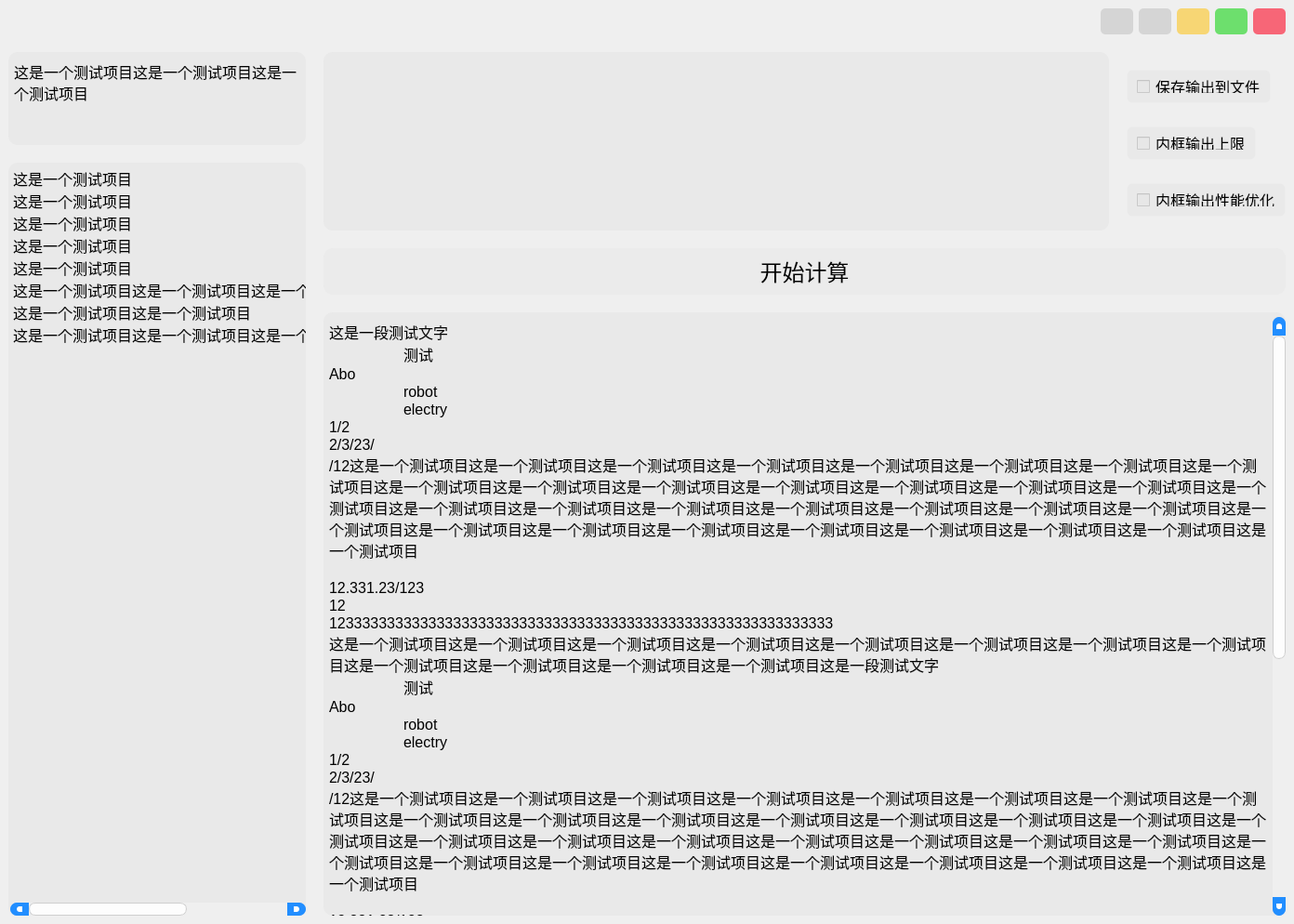
<?xml version="1.0" encoding="UTF-8"?>
<ui version="4.0">
 <class>MainWin</class>
 <widget class="QMainWindow" name="MainWin">
  <property name="geometry">
   <rect>
    <x>0</x>
    <y>0</y>
    <width>1392</width>
    <height>994</height>
   </rect>
  </property>
  <property name="sizePolicy">
   <sizepolicy hsizetype="Preferred" vsizetype="Preferred">
    <horstretch>1</horstretch>
    <verstretch>0</verstretch>
   </sizepolicy>
  </property>
  <property name="windowTitle">
   <string>hpycacular</string>
  </property>
  <property name="windowIcon">
   <iconset resource="main_window_resource.qrc">
    <normaloff>:/ico/icons/ico.ico</normaloff>:/ico/icons/ico.ico</iconset>
  </property>
  <property name="autoFillBackground">
   <bool>false</bool>
  </property>
  <property name="styleSheet">
   <string notr="true">/*QMainWindow{
background-image: url(:/background/images/background3.png);
border-radius: 20px;
}*/

#central_widget{
background-image: url(:/background/images/background3.png);
/*background-image: url(:/background/images/background1_gaussian_blur.png);*/
background-size: cover;
background-repeat: no-repeat;
border-radius: 10px;
}

QTextEdit{
padding-top: 5px;
padding-left: 2px;
background-color: rgba(229, 229, 229, 170);
border-radius: 10px;
}
QPlainTextEdit{
padding-top: 5px;
padding-left: 2px;
background-color: rgba(229, 229, 229, 170);
border-radius: 10px;
}


QListWidget{
padding-top: 5px;
padding-left: 2px;
background-color: rgba(229, 229, 229, 150);
border-radius: 10px;
}


QPushButton{
background-color: rgba(229, 229, 229, 120);
border-radius: 10px;
padding: 7px;
}
QPushButton:hover{
	background-color: rgba(190, 190, 190, 130);
}


QCheckBox {
	background-color: rgba(229, 229, 229, 150);
	border-radius: 6px;
	height: 5px;
	border-style:solid;
	border-width: 1px;
	border-color: transparent;

	color: #000000;
	padding: 10px;
}
QCheckBox:disabled {
	color: #808086;
	padding: 2px;
}
QCheckBox:hover {
	/*padding-left: 1px;
	padding-right: 1px;
	padding-bottom: 1px;
	padding-top: 1px;
	border-width:1px;*/
}
QCheckBox::indicator:checked {
	image: url(:/checked/images/checked.png);
	height: 20px;
	width: 20px;
}
QCheckBox::indicator:unchecked {
	image: url(:/checked/images/unchecked.png);
	height: 20px;
	width: 20px;
}


QProgressBar {
	text-align: center;
	color: rgb(240, 240, 240);
	border-width: 1px; 
	border-radius: 10px;
	border-color: rgb(230, 230, 230);
	border-style: solid;
	background-color:rgb(207,207,207);
}
QProgressBar::chunk {
	background-color: qlineargradient(spread:pad, x1:0.5, y1:1, x2:0.5, y2:0, stop:0 rgba(49, 147, 250, 200), stop:1 rgba(34, 142, 255, 200));
	border-radius: 10px;
}


QScrollBar:horizontal {
	max-height: 20px;
	border: 1px transparent grey;
	margin: 0px 20px 0px 20px;
}
QScrollBar:vertical {
	max-width: 20px;
	border: 1px transparent grey;
	margin: 20px 0px 20px 0px;
}
QScrollBar::handle:horizontal {
	background: rgb(253,253,253);
	border-style: solid;
	border-width: 1px;
	border-color: rgb(207,207,207);
	border-radius: 7px;
	min-width: 25px;
}
QScrollBar::handle:horizontal:hover {
	background: rgb(253,253,253);
	border-style: solid;
	border-width: 1px;
	border-color: rgb(147, 200, 200);
	border-radius: 7px;
	min-width: 25px;
}
QScrollBar::handle:vertical {
	background: rgb(253,253,253);
	border-style: solid;
	border-width: 1px;
	border-color: rgb(207,207,207);
	border-radius: 7px;
	min-height: 25px;
}
QScrollBar::handle:vertical:hover {
	background: rgb(253,253,253);
	border-style: solid;
	border-width: 1px;
	border-color: rgb(147, 200, 200);
	border-radius: 7px;
	min-height: 25px;
}
QScrollBar::add-line:horizontal {
   border: 2px transparent grey;
   border-top-right-radius: 7px;
   border-bottom-right-radius: 7px;
   background: rgba(34, 142, 255, 255);
   width: 20px;
   subcontrol-position: right;
   subcontrol-origin: margin;
}
QScrollBar::add-line:horizontal:pressed {
   border: 2px transparent grey;
   border-top-right-radius: 7px;
   border-bottom-right-radius: 7px;
   background: rgb(181,181,181);
   width: 20px;
   subcontrol-position: right;
   subcontrol-origin: margin;
}
QScrollBar::add-line:vertical {
   border: 2px transparent grey;
   border-bottom-left-radius: 7px;
   border-bottom-right-radius: 7px;
   background: rgba(34, 142, 255, 255);
   height: 20px;
   subcontrol-position: bottom;
   subcontrol-origin: margin;
}
QScrollBar::add-line:vertical:pressed {
   border: 2px transparent grey;
   border-bottom-left-radius: 7px;
   border-bottom-right-radius: 7px;
   background: rgb(181,181,181);
   height: 20px;
   subcontrol-position: bottom;
   subcontrol-origin: margin;
}
QScrollBar::sub-line:horizontal {
   border: 2px transparent grey;
   border-top-left-radius: 7px;
   border-bottom-left-radius: 7px;
   background: rgba(34, 142, 255, 255);
   width: 20px;
   subcontrol-position: left;
   subcontrol-origin: margin;
}
QScrollBar::sub-line:horizontal:pressed {
   border: 2px transparent grey;
   border-top-left-radius: 7px;
   border-bottom-left-radius: 7px;
   background: rgb(181,181,181);
   width: 20px;
   subcontrol-position: left;
   subcontrol-origin: margin;
}
QScrollBar::sub-line:vertical {
   border: 2px transparent grey;
   border-top-left-radius: 7px;
   border-top-right-radius: 7px;
   background: rgba(34, 142, 255, 255);
   height: 20px;
   subcontrol-position: top;
   subcontrol-origin: margin;
}
QScrollBar::sub-line:vertical:pressed {
   border: 2px transparent grey;
   border-top-left-radius: 7px;
   border-top-right-radius: 7px;
   background: rgb(181,181,181);
   height: 20px;
   subcontrol-position: top;
   subcontrol-origin: margin;
}
QScrollBar::left-arrow:horizontal {
   border: 1px transparent grey;
   border-top-left-radius: 3px;
   border-bottom-left-radius: 3px;
   width: 6px;
   height: 6px;
   background: white;
}
QScrollBar::right-arrow:horizontal {
   border: 1px transparent grey;
   border-top-right-radius: 3px;
   border-bottom-right-radius: 3px;
   width: 6px;
   height: 6px;
   background: white;
}
QScrollBar::up-arrow:vertical {
   border: 1px transparent grey;
   border-top-left-radius: 3px;
   border-top-right-radius: 3px;
   width: 6px;
   height: 6px;
   background: white;
}
QScrollBar::down-arrow:vertical {
   border: 1px transparent grey;
   border-bottom-left-radius: 3px;
   border-bottom-right-radius: 3px;
   width: 6px;
   height: 6px;
   background: white;
}
QScrollBar::add-page:horizontal, QScrollBar::sub-page:horizontal {
   background: none;
}
QScrollBar::add-page:vertical, QScrollBar::sub-page:vertical {
   background: none;
}</string>
  </property>
  <property name="unifiedTitleAndToolBarOnMac">
   <bool>false</bool>
  </property>
  <widget class="QWidget" name="central_widget">
   <property name="styleSheet">
    <string notr="true"/>
   </property>
   <layout class="QVBoxLayout" name="verticalLayout_4">
    <item>
     <layout class="QHBoxLayout" name="horizontalLayout">
      <item>
       <widget class="QLabel" name="label_3">
        <property name="sizePolicy">
         <sizepolicy hsizetype="Preferred" vsizetype="Fixed">
          <horstretch>0</horstretch>
          <verstretch>1</verstretch>
         </sizepolicy>
        </property>
        <property name="text">
         <string/>
        </property>
       </widget>
      </item>
      <item>
       <widget class="QPushButton" name="button_about">
        <property name="sizePolicy">
         <sizepolicy hsizetype="Minimum" vsizetype="Minimum">
          <horstretch>0</horstretch>
          <verstretch>1</verstretch>
         </sizepolicy>
        </property>
        <property name="minimumSize">
         <size>
          <width>35</width>
          <height>25</height>
         </size>
        </property>
        <property name="maximumSize">
         <size>
          <width>25</width>
          <height>35</height>
         </size>
        </property>
        <property name="styleSheet">
         <string notr="true">QPushButton{
background:rgb(213, 213, 213);
border-radius:5px;
}
QPushButton:hover{
background-color: rgb(170, 255, 255);
}</string>
        </property>
        <property name="text">
         <string/>
        </property>
        <property name="icon">
         <iconset>
          <normalon>:/ico/icons/ico.ico</normalon>
         </iconset>
        </property>
       </widget>
      </item>
      <item>
       <widget class="QPushButton" name="button_setting">
        <property name="sizePolicy">
         <sizepolicy hsizetype="Minimum" vsizetype="Fixed">
          <horstretch>0</horstretch>
          <verstretch>1</verstretch>
         </sizepolicy>
        </property>
        <property name="maximumSize">
         <size>
          <width>35</width>
          <height>35</height>
         </size>
        </property>
        <property name="styleSheet">
         <string notr="true">QPushButton{
background:rgb(213, 213, 213);
border-radius:5px;
}
QPushButton:hover{
background-color: rgb(170, 255, 255);
}</string>
        </property>
        <property name="text">
         <string/>
        </property>
        <property name="icon">
         <iconset>
          <normalon>:/ico/icons/setting_icon.png</normalon>
         </iconset>
        </property>
       </widget>
      </item>
      <item>
       <widget class="QPushButton" name="button_minimize">
        <property name="sizePolicy">
         <sizepolicy hsizetype="Minimum" vsizetype="Fixed">
          <horstretch>0</horstretch>
          <verstretch>1</verstretch>
         </sizepolicy>
        </property>
        <property name="maximumSize">
         <size>
          <width>35</width>
          <height>35</height>
         </size>
        </property>
        <property name="styleSheet">
         <string notr="true">QPushButton{background:#F7D674;border-radius:5px;}QPushButton:hover{background:yellow;}</string>
        </property>
        <property name="text">
         <string/>
        </property>
       </widget>
      </item>
      <item>
       <widget class="QPushButton" name="button_maximum">
        <property name="sizePolicy">
         <sizepolicy hsizetype="Minimum" vsizetype="Fixed">
          <horstretch>0</horstretch>
          <verstretch>1</verstretch>
         </sizepolicy>
        </property>
        <property name="maximumSize">
         <size>
          <width>35</width>
          <height>35</height>
         </size>
        </property>
        <property name="styleSheet">
         <string notr="true">QPushButton{background:#6DDF6D;border-radius:5px;}QPushButton:hover{background:green;}</string>
        </property>
        <property name="text">
         <string/>
        </property>
       </widget>
      </item>
      <item>
       <widget class="QPushButton" name="button_close">
        <property name="sizePolicy">
         <sizepolicy hsizetype="Minimum" vsizetype="Fixed">
          <horstretch>0</horstretch>
          <verstretch>1</verstretch>
         </sizepolicy>
        </property>
        <property name="maximumSize">
         <size>
          <width>35</width>
          <height>35</height>
         </size>
        </property>
        <property name="styleSheet">
         <string notr="true">QPushButton{
background:#F76677;
border-radius:5px;
}
QPushButton:hover{
background:red;
}</string>
        </property>
        <property name="text">
         <string/>
        </property>
       </widget>
      </item>
     </layout>
    </item>
    <item>
     <spacer name="verticalSpacer_9">
      <property name="orientation">
       <enum>Qt::Vertical</enum>
      </property>
      <property name="sizeType">
       <enum>QSizePolicy::Fixed</enum>
      </property>
      <property name="sizeHint" stdset="0">
       <size>
        <width>20</width>
        <height>13</height>
       </size>
      </property>
     </spacer>
    </item>
    <item>
     <layout class="QHBoxLayout" name="horizontalLayout_2">
      <item>
       <layout class="QVBoxLayout" name="verticalLayout_3">
        <item>
         <widget class="QPlainTextEdit" name="search_plugin">
          <property name="sizePolicy">
           <sizepolicy hsizetype="Fixed" vsizetype="Expanding">
            <horstretch>1</horstretch>
            <verstretch>1</verstretch>
           </sizepolicy>
          </property>
          <property name="minimumSize">
           <size>
            <width>320</width>
            <height>0</height>
           </size>
          </property>
          <property name="maximumSize">
           <size>
            <width>16777215</width>
            <height>100</height>
           </size>
          </property>
          <property name="font">
           <font>
            <pointsize>12</pointsize>
           </font>
          </property>
          <property name="layoutDirection">
           <enum>Qt::LeftToRight</enum>
          </property>
          <property name="styleSheet">
           <string notr="true"/>
          </property>
          <property name="frameShape">
           <enum>QFrame::StyledPanel</enum>
          </property>
          <property name="lineWidth">
           <number>1</number>
          </property>
          <property name="plainText">
           <string>这是一个测试项目这是一个测试项目这是一个测试项目</string>
          </property>
         </widget>
        </item>
        <item>
         <spacer name="verticalSpacer_3">
          <property name="orientation">
           <enum>Qt::Vertical</enum>
          </property>
          <property name="sizeHint" stdset="0">
           <size>
            <width>20</width>
            <height>13</height>
           </size>
          </property>
         </spacer>
        </item>
        <item>
         <widget class="QListWidget" name="list_choices_plugin">
          <property name="sizePolicy">
           <sizepolicy hsizetype="Minimum" vsizetype="Expanding">
            <horstretch>1</horstretch>
            <verstretch>7</verstretch>
           </sizepolicy>
          </property>
          <property name="minimumSize">
           <size>
            <width>320</width>
            <height>0</height>
           </size>
          </property>
          <property name="maximumSize">
           <size>
            <width>16777215</width>
            <height>16777215</height>
           </size>
          </property>
          <property name="font">
           <font>
            <pointsize>12</pointsize>
           </font>
          </property>
          <property name="styleSheet">
           <string notr="true"/>
          </property>
          <item>
           <property name="text">
            <string>这是一个测试项目</string>
           </property>
          </item>
          <item>
           <property name="text">
            <string>这是一个测试项目</string>
           </property>
          </item>
          <item>
           <property name="text">
            <string>这是一个测试项目</string>
           </property>
          </item>
          <item>
           <property name="text">
            <string>这是一个测试项目</string>
           </property>
          </item>
          <item>
           <property name="text">
            <string>这是一个测试项目</string>
           </property>
          </item>
          <item>
           <property name="text">
            <string>这是一个测试项目这是一个测试项目这是一个测试项目这是一个测试项目</string>
           </property>
          </item>
          <item>
           <property name="text">
            <string>这是一个测试项目这是一个测试项目</string>
           </property>
          </item>
          <item>
           <property name="text">
            <string>这是一个测试项目这是一个测试项目这是一个测试项目</string>
           </property>
          </item>
         </widget>
        </item>
       </layout>
      </item>
      <item>
       <spacer name="horizontalSpacer_4">
        <property name="orientation">
         <enum>Qt::Horizontal</enum>
        </property>
        <property name="sizeType">
         <enum>QSizePolicy::Fixed</enum>
        </property>
        <property name="sizeHint" stdset="0">
         <size>
          <width>13</width>
          <height>20</height>
         </size>
        </property>
       </spacer>
      </item>
      <item>
       <layout class="QVBoxLayout" name="verticalLayout">
        <item>
         <layout class="QHBoxLayout" name="horizontalLayout_3">
          <item>
           <layout class="QVBoxLayout" name="verticalLayout_5">
            <item>
             <widget class="QPlainTextEdit" name="input_box">
              <property name="sizePolicy">
               <sizepolicy hsizetype="Expanding" vsizetype="Expanding">
                <horstretch>3</horstretch>
                <verstretch>2</verstretch>
               </sizepolicy>
              </property>
              <property name="font">
               <font>
                <pointsize>12</pointsize>
               </font>
              </property>
              <property name="styleSheet">
               <string notr="true"/>
              </property>
              <property name="plainText">
               <string/>
              </property>
             </widget>
            </item>
            <item>
             <spacer name="verticalSpacer">
              <property name="orientation">
               <enum>Qt::Vertical</enum>
              </property>
              <property name="sizeHint" stdset="0">
               <size>
                <width>20</width>
                <height>13</height>
               </size>
              </property>
             </spacer>
            </item>
           </layout>
          </item>
          <item>
           <spacer name="horizontalSpacer">
            <property name="orientation">
             <enum>Qt::Horizontal</enum>
            </property>
            <property name="sizeType">
             <enum>QSizePolicy::Fixed</enum>
            </property>
            <property name="sizeHint" stdset="0">
             <size>
              <width>13</width>
              <height>20</height>
             </size>
            </property>
           </spacer>
          </item>
          <item>
           <layout class="QVBoxLayout" name="verticalLayout_2">
            <item>
             <spacer name="verticalSpacer_8">
              <property name="orientation">
               <enum>Qt::Vertical</enum>
              </property>
              <property name="sizeType">
               <enum>QSizePolicy::Fixed</enum>
              </property>
              <property name="sizeHint" stdset="0">
               <size>
                <width>20</width>
                <height>13</height>
               </size>
              </property>
             </spacer>
            </item>
            <item>
             <widget class="QCheckBox" name="check_save">
              <property name="sizePolicy">
               <sizepolicy hsizetype="Fixed" vsizetype="Fixed">
                <horstretch>3</horstretch>
                <verstretch>1</verstretch>
               </sizepolicy>
              </property>
              <property name="minimumSize">
               <size>
                <width>0</width>
                <height>30</height>
               </size>
              </property>
              <property name="font">
               <font>
                <family>更纱黑体 UI SC</family>
                <pointsize>12</pointsize>
                <bold>false</bold>
               </font>
              </property>
              <property name="layoutDirection">
               <enum>Qt::LeftToRight</enum>
              </property>
              <property name="styleSheet">
               <string notr="true"/>
              </property>
              <property name="text">
               <string>保存输出到文件</string>
              </property>
             </widget>
            </item>
            <item>
             <spacer name="verticalSpacer_7">
              <property name="orientation">
               <enum>Qt::Vertical</enum>
              </property>
              <property name="sizeType">
               <enum>QSizePolicy::Fixed</enum>
              </property>
              <property name="sizeHint" stdset="0">
               <size>
                <width>20</width>
                <height>13</height>
               </size>
              </property>
             </spacer>
            </item>
            <item>
             <widget class="QCheckBox" name="check_output_lock_maximums">
              <property name="sizePolicy">
               <sizepolicy hsizetype="Fixed" vsizetype="Fixed">
                <horstretch>1</horstretch>
                <verstretch>1</verstretch>
               </sizepolicy>
              </property>
              <property name="minimumSize">
               <size>
                <width>0</width>
                <height>30</height>
               </size>
              </property>
              <property name="font">
               <font>
                <family>更纱黑体 UI SC</family>
                <pointsize>12</pointsize>
               </font>
              </property>
              <property name="styleSheet">
               <string notr="true"/>
              </property>
              <property name="text">
               <string>内框输出上限</string>
              </property>
             </widget>
            </item>
            <item>
             <spacer name="verticalSpacer_6">
              <property name="orientation">
               <enum>Qt::Vertical</enum>
              </property>
              <property name="sizeType">
               <enum>QSizePolicy::Fixed</enum>
              </property>
              <property name="sizeHint" stdset="0">
               <size>
                <width>20</width>
                <height>13</height>
               </size>
              </property>
             </spacer>
            </item>
            <item>
             <widget class="QCheckBox" name="check_output_optimization">
              <property name="sizePolicy">
               <sizepolicy hsizetype="Fixed" vsizetype="Fixed">
                <horstretch>1</horstretch>
                <verstretch>1</verstretch>
               </sizepolicy>
              </property>
              <property name="minimumSize">
               <size>
                <width>0</width>
                <height>30</height>
               </size>
              </property>
              <property name="font">
               <font>
                <family>更纱黑体 UI SC</family>
                <pointsize>12</pointsize>
               </font>
              </property>
              <property name="styleSheet">
               <string notr="true"/>
              </property>
              <property name="text">
               <string>内框输出性能优化</string>
              </property>
             </widget>
            </item>
            <item>
             <spacer name="verticalSpacer_5">
              <property name="orientation">
               <enum>Qt::Vertical</enum>
              </property>
              <property name="sizeType">
               <enum>QSizePolicy::Fixed</enum>
              </property>
              <property name="sizeHint" stdset="0">
               <size>
                <width>13</width>
                <height>20</height>
               </size>
              </property>
             </spacer>
            </item>
           </layout>
          </item>
         </layout>
        </item>
        <item>
         <widget class="QPushButton" name="button_start">
          <property name="sizePolicy">
           <sizepolicy hsizetype="Expanding" vsizetype="Fixed">
            <horstretch>3</horstretch>
            <verstretch>1</verstretch>
           </sizepolicy>
          </property>
          <property name="minimumSize">
           <size>
            <width>100</width>
            <height>30</height>
           </size>
          </property>
          <property name="font">
           <font>
            <family>更纱黑体 SC Light</family>
            <pointsize>18</pointsize>
            <bold>false</bold>
           </font>
          </property>
          <property name="styleSheet">
           <string notr="true"/>
          </property>
          <property name="text">
           <string>开始计算</string>
          </property>
         </widget>
        </item>
        <item>
         <spacer name="verticalSpacer_2">
          <property name="orientation">
           <enum>Qt::Vertical</enum>
          </property>
          <property name="sizeHint" stdset="0">
           <size>
            <width>20</width>
            <height>13</height>
           </size>
          </property>
         </spacer>
        </item>
        <item>
         <widget class="QPlainTextEdit" name="output_box">
          <property name="sizePolicy">
           <sizepolicy hsizetype="Expanding" vsizetype="Expanding">
            <horstretch>3</horstretch>
            <verstretch>5</verstretch>
           </sizepolicy>
          </property>
          <property name="font">
           <font>
            <pointsize>12</pointsize>
           </font>
          </property>
          <property name="styleSheet">
           <string notr="true"/>
          </property>
          <property name="plainText">
           <string>这是一段测试文字
	测试
Abo
	robot
	electry
1/2
2/3/23/
/12这是一个测试项目这是一个测试项目这是一个测试项目这是一个测试项目这是一个测试项目这是一个测试项目这是一个测试项目这是一个测试项目这是一个测试项目这是一个测试项目这是一个测试项目这是一个测试项目这是一个测试项目这是一个测试项目这是一个测试项目这是一个测试项目这是一个测试项目这是一个测试项目这是一个测试项目这是一个测试项目这是一个测试项目这是一个测试项目这是一个测试项目这是一个测试项目这是一个测试项目这是一个测试项目这是一个测试项目这是一个测试项目这是一个测试项目这是一个测试项目这是一个测试项目这是一个测试项目

12.331.23/123
12
1233333333333333333333333333333333333333333333333333333333333
这是一个测试项目这是一个测试项目这是一个测试项目这是一个测试项目这是一个测试项目这是一个测试项目这是一个测试项目这是一个测试项目这是一个测试项目这是一个测试项目这是一个测试项目这是一个测试项目这是一段测试文字
	测试
Abo
	robot
	electry
1/2
2/3/23/
/12这是一个测试项目这是一个测试项目这是一个测试项目这是一个测试项目这是一个测试项目这是一个测试项目这是一个测试项目这是一个测试项目这是一个测试项目这是一个测试项目这是一个测试项目这是一个测试项目这是一个测试项目这是一个测试项目这是一个测试项目这是一个测试项目这是一个测试项目这是一个测试项目这是一个测试项目这是一个测试项目这是一个测试项目这是一个测试项目这是一个测试项目这是一个测试项目这是一个测试项目这是一个测试项目这是一个测试项目这是一个测试项目这是一个测试项目这是一个测试项目这是一个测试项目这是一个测试项目

12.331.23/123
12
1233333333333333333333333333333333333333333333333333333333333
这是一个测试项目这是一个测试项目这是一个测试项目这是一个测试项目这是一个测试项目这是一个测试项目这是一个测试项目这是一个测试项目这是一个测试项目这是一个测试项目这是一个测试项目这是一个测试项目这是一段测试文字
	测试
Abo
	robot
	electry
1/2
2/3/23/
/12这是一个测试项目这是一个测试项目这是一个测试项目这是一个测试项目这是一个测试项目这是一个测试项目这是一个测试项目这是一个测试项目这是一个测试项目这是一个测试项目这是一个测试项目这是一个测试项目这是一个测试项目这是一个测试项目这是一个测试项目这是一个测试项目这是一个测试项目这是一个测试项目这是一个测试项目这是一个测试项目这是一个测试项目这是一个测试项目这是一个测试项目这是一个测试项目这是一个测试项目这是一个测试项目这是一个测试项目这是一个测试项目这是一个测试项目这是一个测试项目这是一个测试项目这是一个测试项目

12.331.23/123
12
1233333333333333333333333333333333333333333333333333333333333
这是一个测试项目这是一个测试项目这是一个测试项目这是一个测试项目这是一个测试项目这是一个测试项目这是一个测试项目这是一个测试项目这是一个测试项目这是一个测试项目这是一个测试项目这是一个测试项目</string>
          </property>
         </widget>
        </item>
       </layout>
      </item>
     </layout>
    </item>
   </layout>
  </widget>
 </widget>
 <tabstops>
  <tabstop>search_plugin</tabstop>
 </tabstops>
 <resources>
  <include location="main_window_resource.qrc"/>
 </resources>
 <connections>
  <connection>
   <sender>button_start</sender>
   <signal>clicked()</signal>
   <receiver>MainWin</receiver>
   <slot>startEvent()</slot>
   <hints>
    <hint type="sourcelabel">
     <x>1329</x>
     <y>342</y>
    </hint>
    <hint type="destinationlabel">
     <x>615</x>
     <y>297</y>
    </hint>
   </hints>
  </connection>
  <connection>
   <sender>check_save</sender>
   <signal>clicked()</signal>
   <receiver>MainWin</receiver>
   <slot>saveCheckEvent()</slot>
   <hints>
    <hint type="sourcelabel">
     <x>1362</x>
     <y>130</y>
    </hint>
    <hint type="destinationlabel">
     <x>754</x>
     <y>297</y>
    </hint>
   </hints>
  </connection>
  <connection>
   <sender>check_output_optimization</sender>
   <signal>clicked()</signal>
   <receiver>MainWin</receiver>
   <slot>outputOptimizationCheckEvent()</slot>
   <hints>
    <hint type="sourcelabel">
     <x>1378</x>
     <y>264</y>
    </hint>
    <hint type="destinationlabel">
     <x>914</x>
     <y>296</y>
    </hint>
   </hints>
  </connection>
  <connection>
   <sender>check_output_lock_maximums</sender>
   <signal>clicked()</signal>
   <receiver>MainWin</receiver>
   <slot>outputLockMaximumsCheckEvent()</slot>
   <hints>
    <hint type="sourcelabel">
     <x>1346</x>
     <y>197</y>
    </hint>
    <hint type="destinationlabel">
     <x>922</x>
     <y>295</y>
    </hint>
   </hints>
  </connection>
  <connection>
   <sender>search_plugin</sender>
   <signal>textChanged()</signal>
   <receiver>MainWin</receiver>
   <slot>searchText()</slot>
   <hints>
    <hint type="sourcelabel">
     <x>167</x>
     <y>156</y>
    </hint>
    <hint type="destinationlabel">
     <x>227</x>
     <y>86</y>
    </hint>
   </hints>
  </connection>
  <connection>
   <sender>list_choices_plugin</sender>
   <signal>itemClicked(QListWidgetItem*)</signal>
   <receiver>MainWin</receiver>
   <slot>chooseOptionEvent(QListWidgetItem*)</slot>
   <hints>
    <hint type="sourcelabel">
     <x>241</x>
     <y>770</y>
    </hint>
    <hint type="destinationlabel">
     <x>317</x>
     <y>780</y>
    </hint>
   </hints>
  </connection>
  <connection>
   <sender>button_setting</sender>
   <signal>clicked()</signal>
   <receiver>MainWin</receiver>
   <slot>openSettingWin()</slot>
   <hints>
    <hint type="sourcelabel">
     <x>1258</x>
     <y>34</y>
    </hint>
    <hint type="destinationlabel">
     <x>542</x>
     <y>421</y>
    </hint>
   </hints>
  </connection>
  <connection>
   <sender>button_close</sender>
   <signal>clicked()</signal>
   <receiver>MainWin</receiver>
   <slot>quitEvent()</slot>
   <hints>
    <hint type="sourcelabel">
     <x>1381</x>
     <y>34</y>
    </hint>
    <hint type="destinationlabel">
     <x>869</x>
     <y>55</y>
    </hint>
   </hints>
  </connection>
  <connection>
   <sender>button_about</sender>
   <signal>clicked()</signal>
   <receiver>MainWin</receiver>
   <slot>openAboutWin()</slot>
   <hints>
    <hint type="sourcelabel">
     <x>1202</x>
     <y>26</y>
    </hint>
    <hint type="destinationlabel">
     <x>1094</x>
     <y>79</y>
    </hint>
   </hints>
  </connection>
 </connections>
 <slots>
  <slot>showAbout()</slot>
  <slot>showTODO()</slot>
  <slot>showDONE()</slot>
  <slot>saveCheckEvent()</slot>
  <slot>outputOptimizationCheckEvent()</slot>
  <slot>outputLockMaximumsCheckEvent()</slot>
  <slot>quit_event()</slot>
  <slot>stop_compute()</slot>
  <slot>cheak_update()</slot>
  <slot>reset_save_location()</slot>
  <slot>searchText()</slot>
  <slot>search_cancel()</slot>
  <slot>startEvent()</slot>
  <slot>menuBar(QAction*)</slot>
  <slot>chooseOptionEvent(QListWidgetItem*)</slot>
  <slot>openSettingWin()</slot>
  <slot>quitEvent()</slot>
  <slot>openAboutWin()</slot>
 </slots>
</ui>
